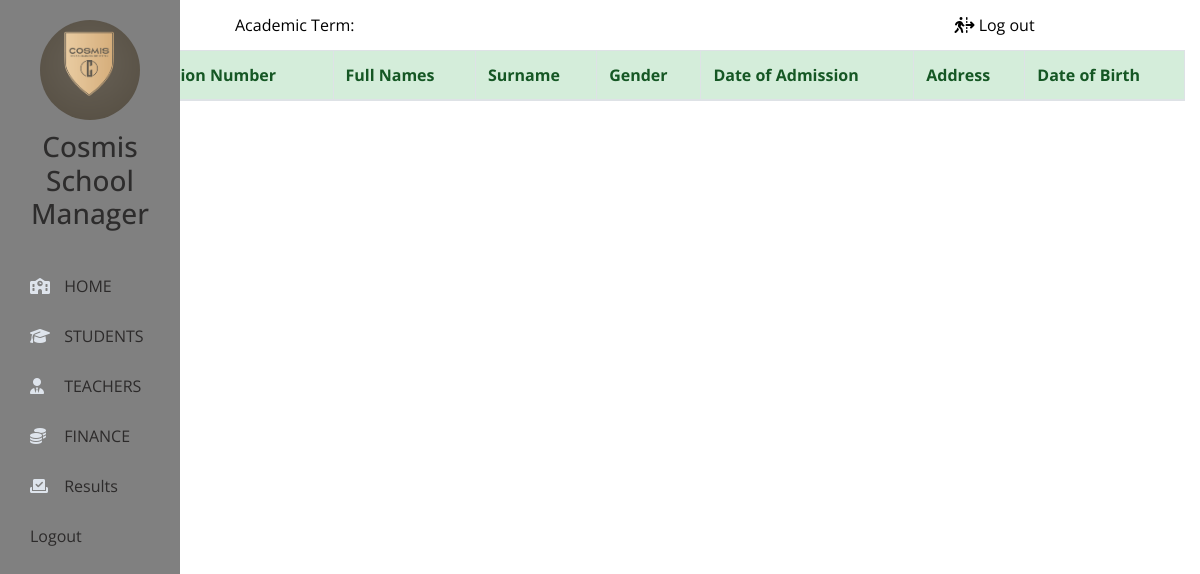
/students/ (signed in), run on an earlier commit of the app's database.
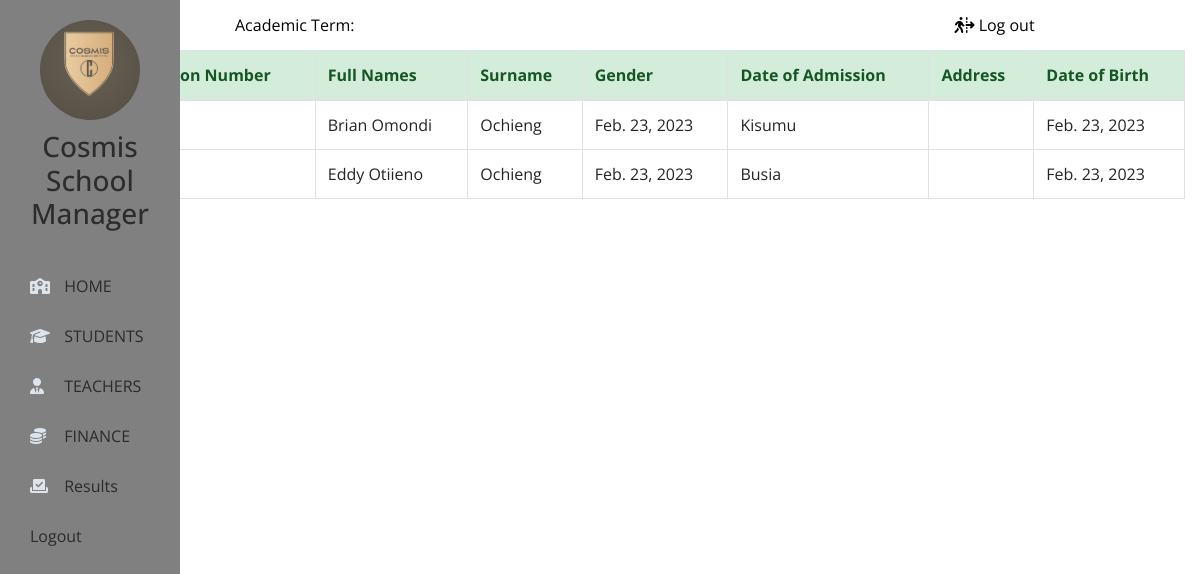
And on a later commit of the database.
### school/models.py (models this page shows, shortened)
class Student(models.Model):
    current_status = models.TextField(choices=Status, max_length=10)
    adm_number = models.PositiveIntegerField(primary_key=True)
    full_name = models.CharField(max_length=200)
    surname = models.CharField(max_length=200)
    gender = models.CharField(max_length=10, choices=Gender)
    date_of_admission = models.DateField(auto_now_add=True)
    address = models.TextField(max_length=120)
    date_of_birth = models.DateField(default=timezone.now)
    class Meta:
        ordering = ["full_name"]

### school/views.py (the view)
# urls.py: path('students/', views.studentTableView, name='studenttables'),
@login_required
def studentTableView(request):
    all_students = Student.objects.all()
    return render(request, 'tables/studenttables.html', {'all_students':all_students})

### templates/tables/studenttables.html
{% extends 'base.html' %}
{% block body %}
    <table id = "table" class = "table table-bordered">
        <thead class = "alert-success">
            <tr>
                <th>Status</th>
                <th>Admission Number</th>
                <th>Full Names</th>
                <th>Surname</th>
                <th>Gender</th>
                <th>Date of Admission</th>
                <th>Address</th>
                <th>Date of Birth</th>
            </tr>
        </thead>
        <tbody>
            {% for student in all_students %}
            <tr>
                <td>{{ student.current_status }}</td>
                <td>{{ student.adm_number }}</td>
                <td>{{ student.full_name }}</td>
                <td>{{ student.surname }}</td>
                <td>{{ student.date_of_admission }}</td>
                <td>{{ student.address }}</td>
                <td>{{ student.email }}</td>
                <td>{{ student.date_of_birth }}</td>
            </tr>
           {% endfor %}
        </tbody>
    </table>
{% endblock %}

### templates/base.html (shortened to what this page needs)
{% load static %}
<!DOCTYPE html>
<html lang="en">
    <head>
        <link rel="stylesheet" href="https://cdnjs.cloudflare.com/ajax/libs/font-awesome/6.3.0/css/all.min.css"
 />
        <link href="{% static 'css/css.css' %}" rel="stylesheet">
        <link rel = "stylesheet" type = "text/css" href = "{% static 'css/bootstrap.css' %}"/>
        <link rel = "stylesheet" type = "text/css" href = "{% static 'css/jquery.dataTables.css' %}"/>
    </head>
    <body>
        <div class="wrapper">
            <div class="section">
                <div class="top_navbar">
                    <li class="nav-item d-none d-sm-inline-block">
                        <a href="{% url 'index' %} " class="nav-link"></a>
                      </li>
                      <li class="nav-item d-none d-sm-inline-block">
                        <a href="#" class="nav-link1">School Year: {{ current_year }}</a>
                      </li>
                      <li class="nav-item d-none d-sm-inline-block">
                        <a href="#" class="nav-link2">Academic Term: {{ current_term }}</a>
                      <li class="nav-item d-none d-sm-inline-block">
                        <a href="#" class="nav-link3">
                            <span class="icon"><i class="fa-sharp fa-solid fa-person-walking-dashed-line-arrow-right"></i></span>
                            <span class="item">Log out</span>
                        </a>
                      </li>
                    </li>
                </div>
            </div>
            <div class="sidebar">
                <div class="profile">
                    <img src={% static "\images\cosmis.png" %} alt="profile_picture">
                    <h3>Cosmis School Manager</h3>
                </div>
                <ul>
                    <li>
                        <a href="{% url 'index' %}">
                            <span class="icon"><i class="fa-sharp fa-solid fa-school"></i></span>
                            <span class="item">HOME</span>
                        </a>
                    </li>
                    <li>
                        <a href="{% url 'studenttables' %}">
                            <span class="icon"><i class="fa-sharp fa-solid fa-graduation-cap"></i></span>
                            <span class="item">STUDENTS</span>
                        </a>
                    </li>
                    <li>
                        <a href="{% url 'teacherstable' %}">
                            <span class="icon"><i class="fa-sharp fa-solid fa-user-tie"></i></span>
                            <span class="item">TEACHERS</span>
                        </a>
                    </li>
                    <li>
                        <a href="{% url 'current-year' %}">
                            <span class="icon"><i class="fa-sharp fa-solid fa-coins"></i></span>
                            <span class="item">FINANCE</span>
                        </a>
                    </li>
                    <li>
                        <a href="#">
                            <span class="icon"><i class="fa-solid fa-check-to-slot"></i></span>
                            <span class="item">Results</span>
                        </a>
                    </li>
                    <li>
                        {% if user.is_authenticated %}
                        <li><a href="#">Logout</a></li>
                      {% else %}
                        <li><a href="{% url 'login' %}?next={{ request.path }}">Login</a></li>
                      {% endif %}
                     </ul>
            </div>
        </div>
        <div class ="container-fluid">
            {% block body %}
            {% endblock %}
        </div>
    </body>
</html>

### static/css/css.css (style rules this page uses)
* { list-style: none; text-decoration: none; margin: 0; padding: 0; box-sizing: border-box; font-family: 'open Sans', sans-sherif; }
body { background: #b7b5b5; margin-left: 180px; }
.wrapper .sidebar { background: grey; position: fixed; top: 0; left: 0; width: 180px; height: 100%; padding: 20px 0; transition: all 0.5s ease; }
.wrapper .sidebar .profile { margin-bottom: 30px; text-align: center; font-size: small; }
.wrapper .sidebar .profile img { display: block; width: 100px; height: 100px; border-radius: 50%; margin: 0 auto; }
.wrapper .sidebar .profile h3 { color: #2d2c2c; margin:10px 0 5px; }
.wrapper .sidebar ul li a { display: block; padding: 13px 30px; color: rgb(44, 42, 42); font-size: 16px; position: relative; }
.wrapper .sidebar ul li a .icon { color: #dee4ec; width: 30px; display: inline-block; }
.wrapper .section { width: calc(100% - 225px); margin-left: 225px; transition: all 0.5s ease; }
.wrapper .section .top_navbar { background: #0c7db1(233, 237, 240); height: 50px; display: flex; align-items: center; padding: 0 30px; }
.nav-item .nav-link { margin-left: -252px; color: black; }
.nav-item .nav-link1 { margin-left: -200px; color: black; }
.nav-item .nav-link2 { margin-left: -20px; color: black; }
.nav-item .nav-link3 { margin-left: 600px; color: black; }
.top_navbar { color: beige; }

What changed in the data, as far as the page shows it:
added Student: full_name "Brian Omondi", surname "Ochieng", date_of_admission "Feb. 23, 2023", address "Kisumu", date_of_birth "Feb. 23, 2023"
added Student: full_name "Eddy Otiieno", surname "Ochieng", date_of_admission "Feb. 23, 2023", address "Busia", date_of_birth "Feb. 23, 2023"
